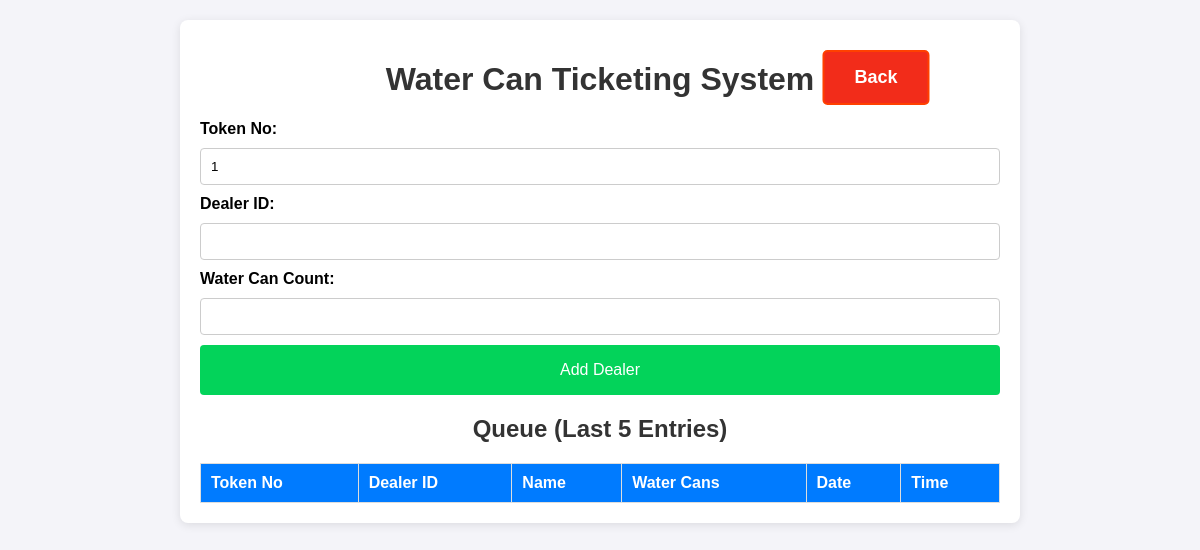
The page /data_entry on the database as committed earlier.
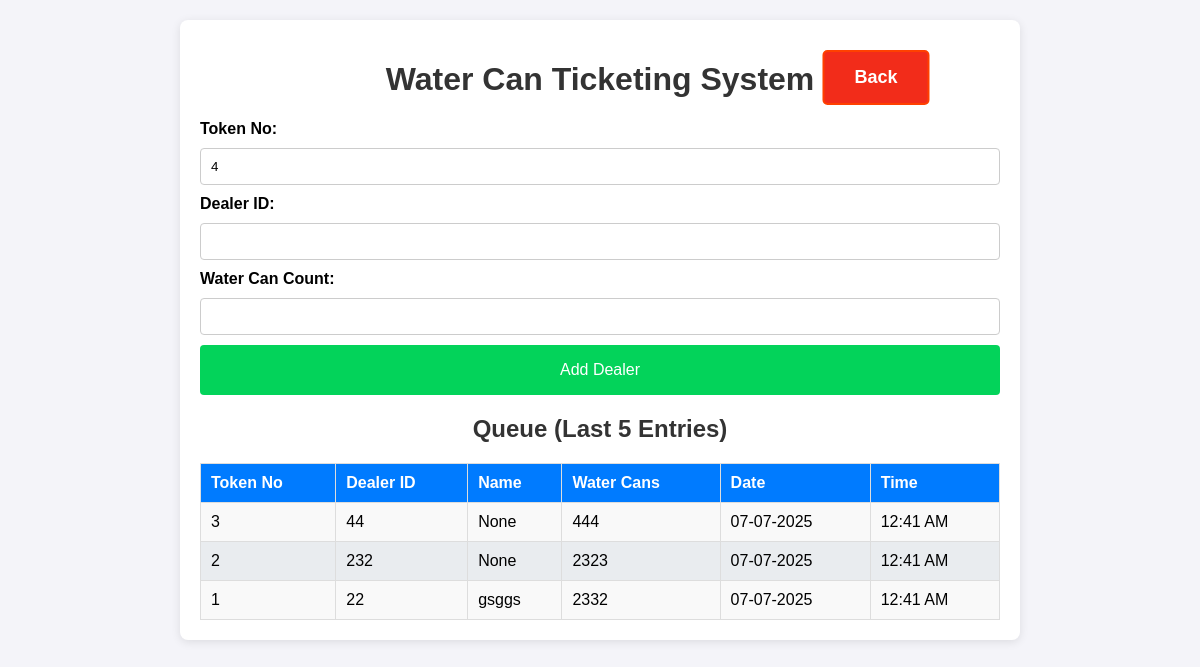
The same page on the database as committed later.
### app.py (models this page shows, shortened)
class Dealer(db.Model):
    id = db.Column(db.Integer, primary_key=True)
    dealer_id = db.Column(db.String(100), nullable=False)
    water_can_count = db.Column(db.Integer, nullable=False)
    timestamp = db.Column(db.DateTime, default=datetime.now)
    token_id = db.Column(db.Integer, nullable=False)  # Daily resetting token ID
    @property
    def formatted_date(self):
        return self.timestamp.strftime("%d-%m-%Y")  # Format the date
    @property
    def formatted_time(self):
        return self.timestamp.strftime("%I:%M %p")  # Format the time in 12-hour format

class Dealer_details(db.Model):
    id = db.Column(db.Integer, primary_key=True)
    dealer_id = db.Column(db.String(100), nullable=False, unique=True)
    name = db.Column(db.String(100), nullable=False)
    mobile = db.Column(db.String(15), nullable=False)
    address = db.Column(db.String(400), nullable=True)
    aadhaar_file = db.Column(db.String(400))  # Path to Aadhaar copy
    photo_file = db.Column(db.String(400))

### app.py (the view)
@app.route('/data_entry')
def data_entry(error_message=None):
    today = datetime.today().date()
    dealer_queue = db.session.query(Dealer, Dealer_details.name).outerjoin(Dealer_details, Dealer.dealer_id == Dealer_details.dealer_id).filter(func.date(Dealer.timestamp) == today).order_by(Dealer.timestamp.desc()).limit(5).all()
    token_no = get_next_token_id()
    return render_template('data_entry.html', queue=dealer_queue, token_no = token_no, error_message=error_message)

### app.py (called while the page is built)
def get_next_token_id():
    today = datetime.today().date()
    tokens_today = Dealer.query.with_entities(Dealer.token_id)\
        .filter(func.date(Dealer.timestamp) == today)\
        .order_by(Dealer.token_id.asc())\
        .all()
    token_ids = [token[0] for token in tokens_today]
    max_token_id = max(token_ids) if len(token_ids)>0 else 0
    for i in range(1, max_token_id + 2):
        if i not in token_ids:
            return i
    return 1

### templates/data_entry.html (shortened to what this page needs)
<!DOCTYPE html>
<html lang="en">
<head>
    <link rel="stylesheet" href="/static/styles.css">
</head>
<body>
    <div class="container">
        <h1>Water Can Ticketing System</h1>
        <form action="/add_dealer" method="POST" class="form">
            <label for="token_no">Token No:</label>
            <input type="text" id="token_no" name="token_no" value="{{token_no}}" required >
            <label for="dealer_id">Dealer ID:</label>
            <input type="text" id="dealer_id" name="dealer_id" required autofocus>
            <label for="water_can_count">Water Can Count:</label>
            <input type="number" id="water_can_count" name="water_can_count" required>
            <button type="submit" class="btn">Add Dealer</button>
        </form>
        <h2>Queue (Last 5 Entries)</h2>
        <table>
            <thead>
                <tr>
                    <th>Token No</th>
                    <th>Dealer ID</th>
                    <th>Name</th>
                    <th>Water Cans</th>
                    <th>Date</th>
                    <th>Time</th>
                </tr>
            </thead>
            <tbody>
                {% for dealer, dealer_name in queue %}
                <tr>
                    <td>{{ dealer.token_id }}</td>
                    <td>{{ dealer.dealer_id }}</td>
                    <td>{{ dealer_name }}</td>
                    <td>{{ dealer.water_can_count }}</td>
                    <td>{{ dealer.formatted_date }}</td>
                    <td>{{ dealer.formatted_time }}</td>
                </tr>
                {% endfor %}
            </tbody>
        </table>
    </div>
    <a href="/" class="back">Back</a>
</body>
</html>

### static/styles.css (style rules this page uses)
body { font-family: Arial, sans-serif; background-color: #f4f4f9; margin: 0; padding: 0; }
.container { max-width: 800px; margin: 20px auto; background: #fff; padding: 20px; border-radius: 8px; box-shadow: 0 2px 10px rgba(0, 0, 0, 0.1); }
h1, h2 { color: #333; text-align: center; }
.form { display: flex; flex-direction: column; gap: 10px; margin-bottom: 20px; }
.form label { font-weight: bold; }
.form input { padding: 10px; border: 1px solid #ccc; border-radius: 4px; }
.btn { background-color: #03d35a; color: #fff; border: none; padding: 10px; border-radius: 4px; cursor: pointer; font-size: medium; height: 50px; }
table { width: 100%; border-collapse: collapse; margin-top: 10px; }
h2 { text-align: center; margin-bottom: 20px; }
table th, table td { padding: 10px; border: 1px solid #ddd; text-align: left; }
table th { background-color: #007bff; color: white; }
table tbody tr:nth-child(odd) { background-color: #f9f9f9; }
table tbody tr:nth-child(even) { background-color: #e9ecef; }
a { display: inline-block; padding: 15px 30px; font-size: 18px; font-weight: bold; text-align: center; text-decoration: none; background-color: #007bff; color: white; border-radius: 5px; border: 2px solid #007bff; transition: all 0.3s ease; position: absolute; left: 50%; transform: translateX(-50%); transition: transform 0.2s, background-color 0.2s; }
.back { background-color: #f22c1a; border: 2px solid #ff4000; top: 50px; left: 73%; }

Rows that differ between the two databases and show on the page:
added Dealer: token_id "3", dealer_id "44", dealer_name "None", water_can_count "444", formatted_date "07-07-2025", formatted_time "12:41 AM"
added Dealer: token_id "2", dealer_id "232", dealer_name "None", water_can_count "2323", formatted_date "07-07-2025", formatted_time "12:41 AM"
now on this page (row unchanged): Dealer_details: token_id "1", dealer_id "22", name "gsggs", water_can_count "2332", formatted_date "07-07-2025", formatted_time "12:41 AM"
Other text that changed with them:
form field token_no: "1" → "4"
